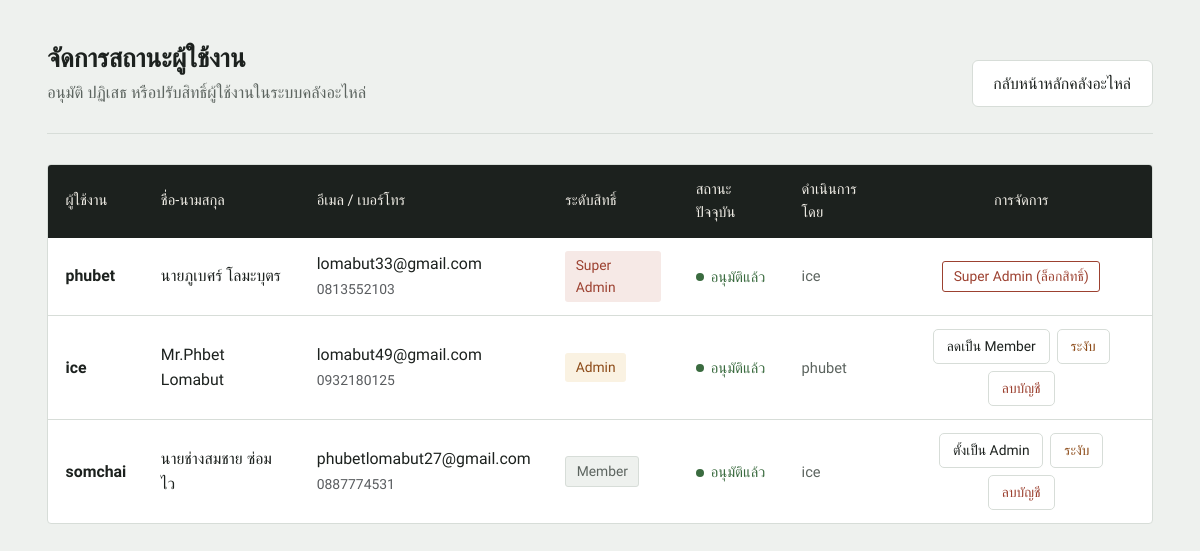
The page /accounts/admin/approval/ (signed in) on the database its author committed.
### accounts/models.py (models this page shows, shortened)
class UserProfile(models.Model):
    user = models.OneToOneField(User, on_delete=models.CASCADE, related_name='profile')
    phone_number = models.CharField(max_length=20, blank=True, null=True, verbose_name="เบอร์โทรศัพท์")
    profile_picture = models.ImageField(upload_to='profiles/', blank=True, null=True, verbose_name="รูปโปรไฟล์")
    ROLE_CHOICES = (
        ('admin', 'ผู้ดูแลระบบ (Admin)'),
        ('member', 'ช่างซ่อม/พนักงาน (Member)'),
        ('guest', 'ผู้เยี่ยมชม (Guest)'),
    )
    role = models.CharField(max_length=10, choices=ROLE_CHOICES, default='guest', verbose_name="บทบาท")
    APPROVAL_STATUS = (
        ('pending', 'รออนุมัติ'),
        ('approved', 'อนุมัติแล้ว'),
        ('rejected', 'ไม่อนุมัติ'),
        ('suspended', 'ระงับการใช้งาน'),
    )
    status = models.CharField(max_length=15, choices=APPROVAL_STATUS, default='pending', verbose_name="สถานะบัญชี")
    rejection_reason = models.TextField(blank=True, null=True, verbose_name="เหตุผล/หมายเหตุจากแอดมิน")
    approved_by = models.ForeignKey(User, on_delete=models.SET_NULL, null=True, blank=True, related_name='approvals_made', verbose_name="ผู้ดำเนินการล่าสุด")
    updated_at = models.DateTimeField(auto_now=True, verbose_name="อัปเดตล่าสุดเมื่อ")

### accounts/views.py (the view)
# urls.py: path('admin/approval/', views.admin_approval_list, name='admin_approval'),
@staff_member_required
def admin_approval_list(request):
    profiles = UserProfile.objects.select_related('user', 'approved_by').annotate(
        role_priority=Case(
            When(user__is_superuser=True, then=1),
            When(user__is_staff=True, then=2),
            default=3,
            output_field=IntegerField(),
        )
    ).order_by('role_priority', 'id')
    return render(request, 'admin_approval.html', {'profiles': profiles})

### accounts/templates/admin_approval.html (shortened to what this page needs)
{% load static %}
<!DOCTYPE html>
<html lang="th">
<head>
    <link href="{% static 'bootstrap/css/bootstrap.min.css' %}" rel="stylesheet">
</head>
<body>
    <div class="page-wrap">
        <div class="page-header">
            <div>
                <h1>จัดการสถานะผู้ใช้งาน</h1>
                <p>อนุมัติ ปฏิเสธ หรือปรับสิทธิ์ผู้ใช้งานในระบบคลังอะไหล่</p>
            </div>
            <a href="/" class="btn-back">กลับหน้าหลักคลังอะไหล่</a>
        </div>
        <div class="panel-card">
            <div class="table-responsive">
                <table class="approval-table">
                    <thead>
                        <tr>
                            <th>ผู้ใช้งาน</th>
                            <th>ชื่อ-นามสกุล</th>
                            <th>อีเมล / เบอร์โทร</th>
                            <th>ระดับสิทธิ์</th>
                            <th>สถานะปัจจุบัน</th>
                            <th>ดำเนินการโดย</th>
                            <th class="text-center">การจัดการ</th>
                        </tr>
                    </thead>
                    <tbody>
                        {% for p in profiles %}
                        <tr>
                            <td><strong>{{ p.user.username }}</strong></td>
                            <td>{{ p.user.first_name }} {{ p.user.last_name }}</td>
                            <td>
                                {{ p.user.email|default:"-" }}<br>
                                <small class="text-muted">{{ p.phone_number|default:"-" }}</small>
                            </td>
                            <td>
                                {% if p.user.is_superuser %}
                                    <span class="role-tag role-super">Super Admin</span>
                                {% elif p.user.is_staff %}
                                    <span class="role-tag role-admin">Admin</span>
                                {% else %}
                                    <span class="role-tag role-member">Member</span>
                                {% endif %}
                            </td>
                            <td>
                                {% if p.status == 'pending' %}
                                    <span class="status-tag status-pending">รออนุมัติ</span>
                                {% elif p.status == 'approved' %}
                                    <span class="status-tag status-approved">อนุมัติแล้ว</span>
                                {% elif p.status == 'rejected' %}
                                    <span class="status-tag status-rejected" title="{{ p.rejection_reason }}">ไม่อนุมัติ</span>
                                {% else %}
                                    <span class="status-tag status-suspended">ถูกระงับ</span>
                                {% endif %}
                            </td>
                            <td>
                                {% if p.approved_by %}
                                    <span class="approved-by">{{ p.approved_by.username }}</span>
                                {% else %}
                                    <span class="approved-by">-</span>
                                {% endif %}
                            </td>
                            <td class="text-center">
                                {% if p.user.is_superuser %}
                                    <span class="self-tag" style="border-color: var(--danger); color: var(--danger);">Super Admin (ล็อกสิทธิ์)</span>
                                {% elif p.user == request.user %}
                                    <span class="self-tag">บัญชีของคุณ</span>
                                {% else %}
                                    <div class="row-actions">
                                        {% if p.status == 'pending' %}
                                            <form method="POST" action="{% url 'accounts:update_status' p.id 'approve' %}" onsubmit="return confirm('ยืนยันการอนุมัติบัญชี {{ p.user.username }}?');">
                                                {% csrf_token %}
                                                <button type="submit" class="btn-row-action btn-approve">อนุมัติ</button>
                                            </form>
                                            <button type="button" class="btn-row-action btn-reject"
                                                    data-bs-toggle="modal" data-bs-target="#rejectModal"
                                                    data-action-url="{% url 'accounts:update_status' p.id 'reject' %}"
                                                    data-username="{{ p.user.username }}">ปฏิเสธ</button>
                                        {% elif p.status == 'approved' %}
                                            {% if p.user.is_staff %}
                                                <form method="POST" action="{% url 'accounts:update_status' p.id 'remove_admin' %}" onsubmit="return confirm('ต้องการลดสิทธิ์ {{ p.user.username }} เป็น Member ใช่หรือไม่?');">
                                                    <button type="submit" class="btn-row-action btn-demote">ลดเป็น Member</button>
                                                </form>
                                            {% else %}
                                                <form method="POST" action="{% url 'accounts:update_status' p.id 'make_admin' %}" onsubmit="return confirm('ต้องการแต่งตั้ง {{ p.user.username }} เป็น Admin ใช่หรือไม่?');">
                                                    <button type="submit" class="btn-row-action btn-promote">ตั้งเป็น Admin</button>
                                                </form>
                                            {% endif %}
                                            <form method="POST" action="{% url 'accounts:update_status' p.id 'suspend' %}" onsubmit="return confirm('ยืนยันการระงับบัญชี {{ p.user.username }}?');">
                                                <button type="submit" class="btn-row-action btn-suspend">ระงับ</button>
                                            </form>
                                        {% elif p.status == 'suspended' or p.status == 'rejected' %}
                                            <form method="POST" action="{% url 'accounts:update_status' p.id 'approve' %}" onsubmit="return confirm('ต้องการเปิดให้ {{ p.user.username }} ใช้งานอีกครั้ง?');">
                                                {% csrf_token %}
                                                <button type="submit" class="btn-row-action btn-approve">เปิดใช้งานอีกครั้ง</button>
                                            </form>
                                        {% endif %}
                                        <form method="POST" action="{% url 'accounts:update_status' p.id 'delete_user' %}" onsubmit="return confirm('ยืนยันลบบัญชี {{ p.user.username }} ออกจากระบบถาวรหรือไม่?');">
                                            <button type="submit" class="btn-row-action btn-delete">ลบบัญชี</button>
                                        </form>
                                    </div>
                                {% endif %}
                            </td>
                        </tr>
                        {% empty %}
                        <tr>
                            <td colspan="7" class="text-center text-muted py-4">ยังไม่มีสมาชิกในระบบ</td>
                        </tr>
                        {% endfor %}
                    </tbody>
                </table>
            </div>
        </div>
    </div>
</body>
</html>

### accounts/templates/admin_approval.html (style rules this page uses)
:root { --paper: #eef1ee; --panel: #ffffff; --ink: #1c211e; --line: #d7ddd8; --copper: #b2601f; --copper-deep: #8c4a17; --muted: #5c645f; --danger: #9c4130; --danger-bg: #f6e9e6; --ok: #3a6b3f; }
* { box-sizing: border-box; }
html { font-size: 108%; }
body { background: var(--paper); font-family: 'IBM Plex Sans Thai', 'Segoe UI', system-ui, -apple-system, sans-serif; color: var(--ink); line-height: 1.6; }
.page-wrap { max-width: 1140px; margin: 0 auto; padding: 2.5rem 1rem; }
.page-header { display: flex; justify-content: space-between; align-items: flex-end; flex-wrap: wrap; gap: 1.5rem; padding-bottom: 1.5rem; margin-bottom: 1.75rem; border-bottom: 1px solid var(--line); }
.page-header h1 { font-size: 1.5rem; font-weight: 600; margin: 0 0 0.35rem; }
.page-header p { color: var(--muted); margin: 0; font-size: 0.95rem; }
.btn-back { background: var(--panel); border: 1px solid var(--line); color: var(--ink); padding: 0.55rem 1.2rem; border-radius: 6px; font-size: 0.92rem; text-decoration: none; transition: transform 0.12s ease, border-color 0.15s ease; }
.panel-card { background: var(--panel); border: 1px solid var(--line); border-radius: 4px; overflow: hidden; }
.approval-table { width: 100%; border-collapse: collapse; }
.approval-table thead th { background: var(--ink); color: #f0ede6; font-weight: 500; font-size: 0.85rem; text-align: left; padding: 0.75rem 1rem; }
.approval-table thead th.text-center { text-align: center; }
.approval-table tbody td { padding: 0.75rem 1rem; border-bottom: 1px solid var(--line); vertical-align: middle; font-size: 0.92rem; }
.approval-table tbody tr:last-child td { border-bottom: none; }
.role-tag { display: inline-block; padding: 0.2rem 0.6rem; border-radius: 3px; font-size: 0.8rem; font-weight: 500; }
.role-super { background: var(--danger-bg); color: var(--danger); }
.role-admin { background: #faf2e2; color: var(--copper-deep); }
.role-member { background: var(--paper); color: var(--muted); border: 1px solid var(--line); }
.status-tag { display: inline-flex; align-items: center; gap: 0.4rem; font-size: 0.85rem; font-weight: 500; }
.status-tag::before { content: ""; width: 8px; height: 8px; border-radius: 50%; }
.status-approved { color: var(--ok); }
.status-approved::before { background: var(--ok); }
.approved-by { color: var(--muted); font-size: 0.85rem; }
.self-tag { display: inline-block; border: 1px solid var(--line); color: var(--muted); padding: 0.2rem 0.6rem; border-radius: 3px; font-size: 0.8rem; }
.row-actions { display: flex; justify-content: center; flex-wrap: wrap; gap: 0.4rem; }
.row-actions form { margin: 0; }
.btn-row-action { border-radius: 5px; font-size: 0.8rem; padding: 0.32rem 0.75rem; border: 1px solid var(--line); background: var(--panel); cursor: pointer; transition: transform 0.12s ease, background-color 0.15s ease, border-color 0.15s ease, box-shadow 0.15s ease; }
.btn-reject, .btn-delete { color: var(--danger); }
.btn-suspend { color: var(--copper-deep); }
.btn-promote, .btn-demote { color: var(--ink); }

### rows shown on the page
UserProfile: user.username "phubet", user.first_name "นายภูเบศร์", user.last_name "โลมะบุตร", user.email "lomabut33@gmail.com", phone_number "0813552103", shows "Super Admin", status "อนุมัติแล้ว", approved_by.username "ice", shows "Super Admin (ล็อกสิทธิ์)"
UserProfile: user.username "ice", user.first_name "Mr.Phbet", user.last_name "Lomabut", user.email "lomabut49@gmail.com", phone_number "0932180125", shows "Admin", status "อนุมัติแล้ว", approved_by.username "phubet"
UserProfile: user.username "somchai", user.first_name "นายช่างสมชาย", user.last_name "ซ่อมไว", user.email "phubetlomabut27@gmail.com", phone_number "0887774531", shows "Member", status "อนุมัติแล้ว", approved_by.username "ice"
